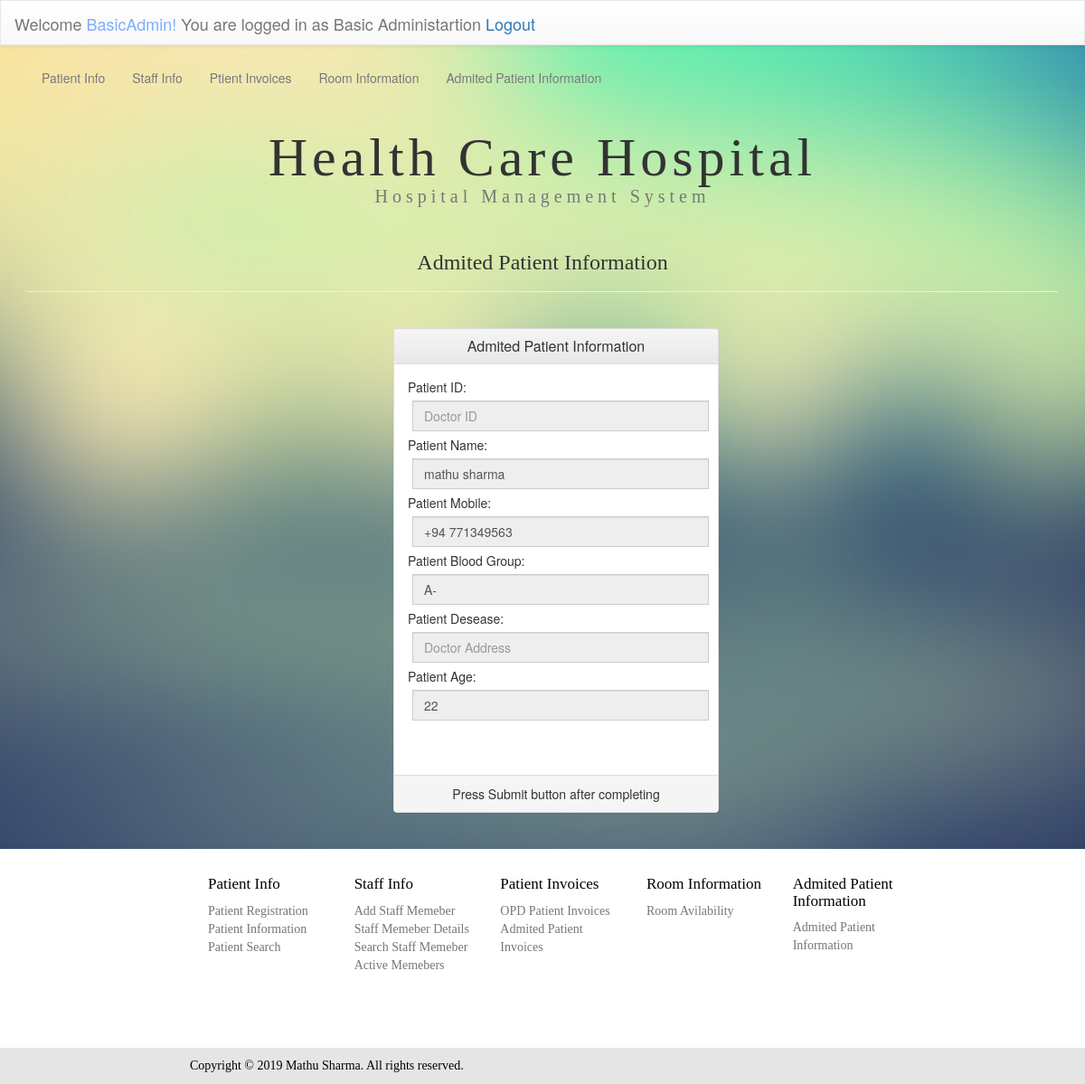
Page /HospitalSystem/admitpf.php (signed in) on the committed database.
### tables this page shows
CREATE TABLE `patient` (
  `pet_id` int(11) NOT NULL AUTO_INCREMENT,
  `pet_reg_date` datetime DEFAULT CURRENT_TIMESTAMP,
  `pet_fn` varchar(100) DEFAULT NULL,
  `pet_sn` varchar(100) DEFAULT NULL,
  `pet_addr` varchar(500) DEFAULT NULL,
  `pet_ac` varchar(3) DEFAULT '+94',
  `pet_con` int(10) DEFAULT NULL,
  `pet_em` varchar(1000) DEFAULT NULL,
  `pet_gen` varchar(10) DEFAULT NULL,
  `pet_bd` date DEFAULT NULL,
  `pet_age` int(3) DEFAULT NULL,
  `pet_bg` varchar(3) DEFAULT NULL,
  `Pet_opdid` int(11) DEFAULT NULL,
  `Insert_admunname` varchar(100) DEFAULT NULL,
  `Update_sadmunname` varchar(100) DEFAULT NULL,
  `update_date` datetime DEFAULT NULL,
  PRIMARY KEY (`pet_id`),
  KEY `Pet_opdid` (`Pet_opdid`)
);

### HospitalSystem/admitpf.php (the view, shortened to what this page needs)
<?php include 'admitdb.php';?>
<!DOCTYPE html PUBLIC "-//W3C//DTD XHTML 1.0 Transitional//EN" "http://www.w3.org/TR/xhtml1/DTD/xhtml1-transitional.dtd">
<html xmlns="http://www.w3.org/1999/xhtml">
<head>
<link rel="stylesheet" href="css/bootstrap.min.css">
<link rel="stylesheet" href="css/bootstrap-theme.min.css">
<link rel="stylesheet" type="text/css" href="css/staff.css"/>
</head>
<body>
<?php include_once('navbar.php');?>
<div class="container">
<div class="row">
<div class="col-md-12 col-xs-12">
<h1 class="text-center ">Health Care Hospital<br /><small style="font-size:20px">Hospital Management System</small></h1></div>
</div>
</div>
<div class="container">
<div class="row">
<div class="col-md-12 col-xs-12">
<div class="page-header">
<h3 style="font-family:calibri;" class="text-center">Admited Patient Information</h3></div>
<br />
<div class="container">
<div class="row ">
<div class="col-md-4 col-md-offset-4 col-xs-12">
<div class="panel panel-default">
<div class="panel-heading">
<h3 class="panel-title text-center">Admited Patient Information</h3>
</div>
<center>
<div class="panel-body">
<div>
<?php
$id=$_REQUEST['id'];
$query = "SELECT patient.pet_age,patient.pet_ac,patient.pet_id,patient.pet_fn,patient.pet_sn,patient.pet_con,patient.pet_bg,admit_pet.pet_des,admit_pet.pet_id
FROM admit_pet
RIGHT JOIN patient
ON admit_pet.pet_id='".$id."'";
$result = mysqli_query($con, $query) or die ( mysqli_error());
$row = mysqli_fetch_assoc($result);
?>
  <form method="post" action="">
<div align="left">Patient ID:</div>
    <input disabled    value="<?php echo $row["pet_id"]; ?>" style="margin:5px;  border-radius:0px" type="text" class="form-control" placeholder="Doctor ID" >
<div align="left">Patient Name:</div>
    <input disabled    value="<?php echo $row["pet_fn"]; ?> <?php echo $row["pet_sn"]; ?>" style="margin:5px;  border-radius:0px" type="text" class="form-control" placeholder="Doctor Name">
<div align="left">Patient Mobile:</div>
    <input disabled    value="<?php echo $row["pet_ac"]; ?> <?php echo $row["pet_con"]; ?>" style="margin:5px;  border-radius:0px" type="text" class="form-control" placeholder="Doctor Contact number">
<div align="left">Patient Blood Group:</div>
    <input disabled    value="<?php echo $row["pet_bg"]; ?>" style="margin:5px;  border-radius:0px" type="text" class="form-control" placeholder="Doctor Address">
<div align="left">Patient Desease:</div>
        <input disabled    value="<?php echo $row["pet_des"]; ?>" style="margin:5px;  border-radius:0px" type="text" class="form-control" placeholder="Doctor Address">
<div align="left">Patient Age:</div>
                <input disabled    value="<?php echo $row["pet_age"]; ?>" style="margin:5px;  border-radius:0px" type="text" class="form-control" placeholder="Doctor Address">
  </form>
</center>
<div class="panel-footer text-center">Press Submit button after completing </div>
</div>
</div>
</div>
</div>
</div>
</div>
</div>
</body>
<footer>
	<?php include 'footer.php';?>
</footer>
</html>

### HospitalSystem/css/staff.css (style rules this page uses)
body { background:url(../images/background.jpg) no-repeat center center fixed ; -webkit-background-size:cover; -moz-background-size:cover; -o-background-size:cover; background-size:cover; }
h1 { text-align:center; font-family:"calibri"; font-size:60px; padding-top:10px; letter-spacing:5px; }

### HospitalSystem/css/menu.css (style rules this page uses)
body { background:url(../images/background.jpg) no-repeat center center fixed ; -webkit-background-size:cover; -moz-background-size:cover; -o-background-size:cover; background-size:cover; }
h1 { text-align:center; font-family:"calibri"; font-size:60px; padding-top:10px; letter-spacing:5px; }

### rows in the picture
patient: pet_fn+pet_sn "mathu sharma", pet_ac+pet_con "+94 771349563", pet_bg "A-", pet_age "22"

### other values in the picture
$_SESSION['sadmun'] "BasicAdmin"
$_SESSION['admty'] "Basic Administartion"
